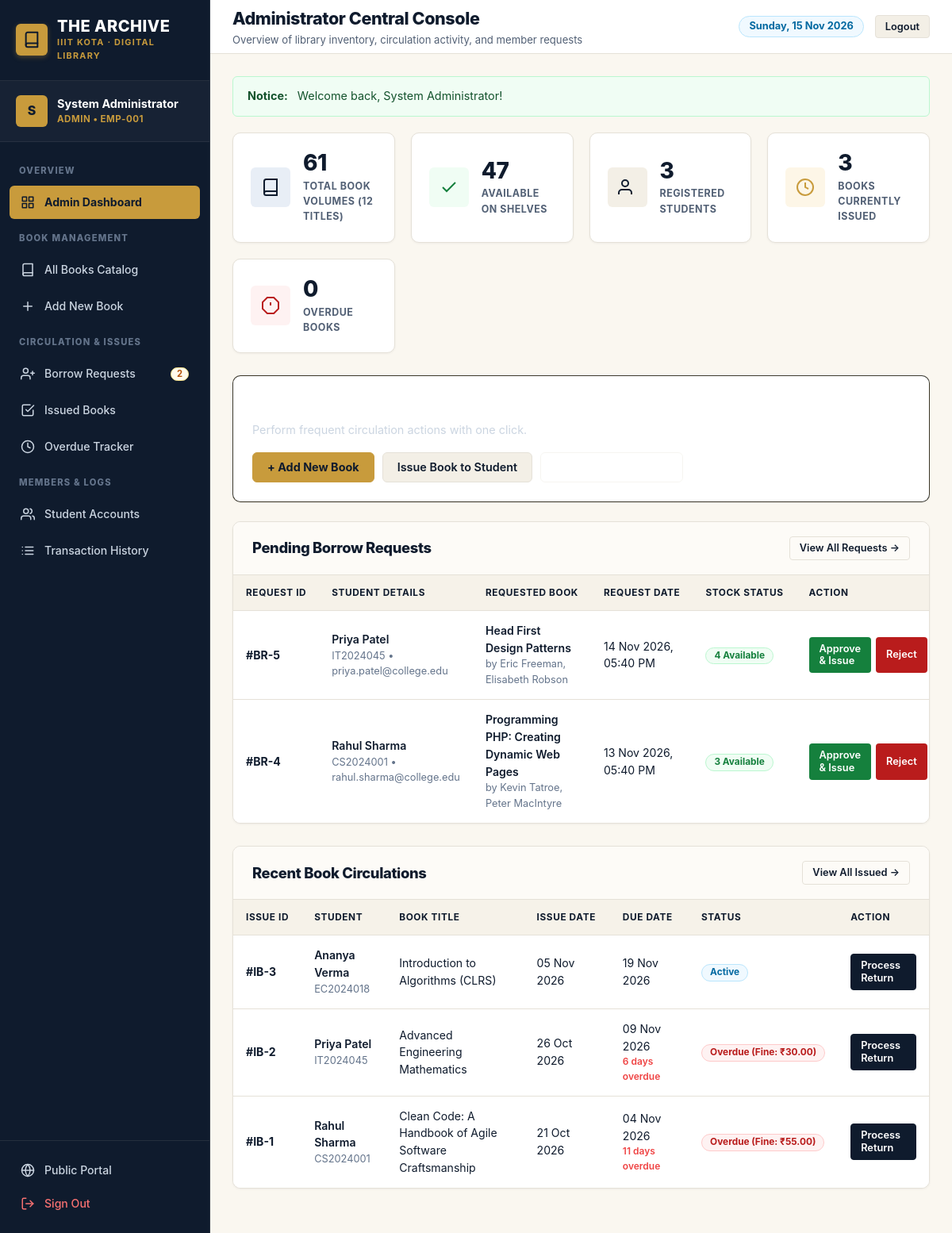
Page /admin/dashboard.php (signed in) on the committed database.
### tables this page shows
CREATE TABLE `borrow_requests` (
  `id` INT AUTO_INCREMENT PRIMARY KEY,
  `user_id` INT NOT NULL,
  `book_id` INT NOT NULL,
  `request_date` TIMESTAMP DEFAULT CURRENT_TIMESTAMP,
  `status` ENUM('pending', 'approved', 'rejected') NOT NULL DEFAULT 'pending',
  `admin_notes` TEXT DEFAULT NULL,
  `updated_at` TIMESTAMP DEFAULT CURRENT_TIMESTAMP ON UPDATE CURRENT_TIMESTAMP,
  CONSTRAINT `fk_requests_user` FOREIGN KEY (`user_id`) REFERENCES `users` (`id`) ON DELETE CASCADE ON UPDATE CASCADE,
  CONSTRAINT `fk_requests_book` FOREIGN KEY (`book_id`) REFERENCES `books` (`id`) ON DELETE CASCADE ON UPDATE CASCADE
);

CREATE TABLE `users` (
  `id` INT AUTO_INCREMENT PRIMARY KEY,
  `full_name` VARCHAR(100) NOT NULL,
  `email` VARCHAR(100) NOT NULL UNIQUE,
  `password` VARCHAR(255) NOT NULL,
  `phone` VARCHAR(20) DEFAULT NULL,
  `student_id_number` VARCHAR(50) DEFAULT NULL,
  `role` ENUM('admin', 'student') NOT NULL DEFAULT 'student',
  `status` ENUM('active', 'inactive') NOT NULL DEFAULT 'active',
  `created_at` TIMESTAMP DEFAULT CURRENT_TIMESTAMP,
  `updated_at` TIMESTAMP DEFAULT CURRENT_TIMESTAMP ON UPDATE CURRENT_TIMESTAMP
);

CREATE TABLE `books` (
  `id` INT AUTO_INCREMENT PRIMARY KEY,
  `isbn` VARCHAR(30) NOT NULL UNIQUE,
  `title` VARCHAR(255) NOT NULL,
  `author` VARCHAR(255) NOT NULL,
  `category_id` INT NOT NULL,
  `publisher` VARCHAR(255) DEFAULT NULL,
  `publication_year` INT DEFAULT NULL,
  `total_copies` INT NOT NULL DEFAULT 1,
  `available_copies` INT NOT NULL DEFAULT 1,
  `description` TEXT DEFAULT NULL,
  `cover_image` VARCHAR(255) DEFAULT NULL,
  `created_at` TIMESTAMP DEFAULT CURRENT_TIMESTAMP,
  `updated_at` TIMESTAMP DEFAULT CURRENT_TIMESTAMP ON UPDATE CURRENT_TIMESTAMP,
  CONSTRAINT `fk_books_category` FOREIGN KEY (`category_id`) REFERENCES `categories` (`id`) ON DELETE RESTRICT ON UPDATE CASCADE
);

CREATE TABLE `issued_books` (
  `id` INT AUTO_INCREMENT PRIMARY KEY,
  `borrow_request_id` INT DEFAULT NULL,
  `user_id` INT NOT NULL,
  `book_id` INT NOT NULL,
  `issue_date` DATE NOT NULL,
  `due_date` DATE NOT NULL,
  `return_date` DATE DEFAULT NULL,
  `status` ENUM('issued', 'returned', 'overdue') NOT NULL DEFAULT 'issued',
  `fine_amount` DECIMAL(8, 2) NOT NULL DEFAULT 0.00,
  `created_at` TIMESTAMP DEFAULT CURRENT_TIMESTAMP,
  CONSTRAINT `fk_issued_user` FOREIGN KEY (`user_id`) REFERENCES `users` (`id`) ON DELETE CASCADE ON UPDATE CASCADE,
  CONSTRAINT `fk_issued_book` FOREIGN KEY (`book_id`) REFERENCES `books` (`id`) ON DELETE CASCADE ON UPDATE CASCADE,
  CONSTRAINT `fk_issued_request` FOREIGN KEY (`borrow_request_id`) REFERENCES `borrow_requests` (`id`) ON DELETE SET NULL ON UPDATE CASCADE
);

### config/database.php (called while the page is built, shortened)
<?php
function e($value) {
    return htmlspecialchars($value ?? '', ENT_QUOTES, 'UTF-8');
}
function calculate_overdue_and_fine($due_date, $return_date = null) {
    $compare_date = $return_date ? new DateTime($return_date) : new DateTime('today');
    $due = new DateTime($due_date);
    if ($compare_date > $due) {
        $interval = $due->diff($compare_date);
        $days = (int)$interval->days;
        $fine = $days * FINE_PER_DAY;
        return [
            'days_overdue' => $days,
            'fine_amount' => $fine
        ];
    }
    return [
        'days_overdue' => 0,
        'fine_amount' => 0.00
    ];
}

### admin/dashboard.php (the view, shortened to what this page needs)
<?php
require_once __DIR__ . '/../config/database.php';
$conn = get_db_connection();
$total_copies = 0;
$available_copies = 0;
$total_titles = 0;
$res = $conn->query("SELECT SUM(total_copies) AS total_copies, SUM(available_copies) AS available_copies, COUNT(*) AS titles FROM books");
if ($res && $row = $res->fetch_assoc()) {
    $total_copies = (int)$row['total_copies'];
    $available_copies = (int)$row['available_copies'];
    $total_titles = (int)$row['titles'];
}
$total_students = 0;
$res = $conn->query("SELECT COUNT(*) AS total_students FROM users WHERE role = 'student'");
if ($res && $row = $res->fetch_assoc()) {
    $total_students = (int)$row['total_students'];
}
$currently_issued = 0;
$res = $conn->query("SELECT COUNT(*) AS issued_count FROM issued_books WHERE status IN ('issued', 'overdue')");
if ($res && $row = $res->fetch_assoc()) {
    $currently_issued = (int)$row['issued_count'];
}
$res = $conn->query("SELECT COUNT(*) AS overdue_count FROM issued_books WHERE status = 'issued' AND due_date < CURDATE()");
if ($res && $row = $res->fetch_assoc()) {
    $overdue_count = (int)$row['overdue_count'];
}
$pending_requests = 0;
$res = $conn->query("SELECT COUNT(*) AS pending_count FROM borrow_requests WHERE status = 'pending'");
if ($res && $row = $res->fetch_assoc()) {
    $pending_requests = (int)$row['pending_count'];
}
$recent_requests = [];
$req_query = "SELECT br.*, u.full_name, u.student_id_number, u.email, b.title, b.author, b.available_copies
              FROM borrow_requests br
              JOIN users u ON br.user_id = u.id
              JOIN books b ON br.book_id = b.id
              WHERE br.status = 'pending'
              ORDER BY br.request_date DESC
              LIMIT 5";
$res = $conn->query($req_query);
if ($res) {
    while ($row = $res->fetch_assoc()) {
        $recent_requests[] = $row;
    }
}
$recent_issued = [];
$iss_query = "SELECT ib.*, u.full_name, u.student_id_number, b.title, b.author
              FROM issued_books ib
              JOIN users u ON ib.user_id = u.id
              JOIN books b ON ib.book_id = b.id
              WHERE ib.status IN ('issued', 'overdue')
              ORDER BY ib.issue_date DESC
              LIMIT 5";
$res = $conn->query($iss_query);
if ($res) {
    while ($row = $res->fetch_assoc()) {
        $recent_issued[] = $row;
    }
}
require __DIR__ . '/../includes/header.php';
?>
<div class="stats-grid">
  <div class="stat-card">
    <div class="stat-card-icon icon-blue">
      <svg viewBox="0 0 24 24" fill="none" stroke="currentColor" stroke-width="2"><path d="M4 19.5A2.5 2.5 0 0 1 6.5 17H20"></path><path d="M6.5 2H20v20H6.5A2.5 2.5 0 0 1 4 19.5v-15A2.5 2.5 0 0 1 6.5 2z"></path></svg>
    </div>
    <div class="stat-card-data">
      <h3><?= number_format($total_copies) ?></h3>
      <p>Total Book Volumes (<?= $total_titles ?> Titles)</p>
    </div>
  </div>
  <div class="stat-card">
    <div class="stat-card-icon icon-emerald">
      <svg viewBox="0 0 24 24" fill="none" stroke="currentColor" stroke-width="2"><polyline points="20 6 9 17 4 12"></polyline></svg>
    </div>
    <div class="stat-card-data">
      <h3><?= number_format($available_copies) ?></h3>
      <p>Available on Shelves</p>
    </div>
  </div>
  <div class="stat-card">
    <div class="stat-card-icon icon-purple">
      <svg viewBox="0 0 24 24" fill="none" stroke="currentColor" stroke-width="2"><path d="M17 21v-2a4 4 0 0 0-4-4H5a4 4 0 0 0-4 4v2"></path><circle cx="9" cy="7" r="4"></circle></svg>
    </div>
    <div class="stat-card-data">
      <h3><?= number_format($total_students) ?></h3>
      <p>Registered Students</p>
    </div>
  </div>
  <div class="stat-card">
    <div class="stat-card-icon icon-amber">
      <svg viewBox="0 0 24 24" fill="none" stroke="currentColor" stroke-width="2"><circle cx="12" cy="12" r="10"></circle><polyline points="12 6 12 12 16 14"></polyline></svg>
    </div>
    <div class="stat-card-data">
      <h3><?= number_format($currently_issued) ?></h3>
      <p>Books Currently Issued</p>
    </div>
  </div>
  <div class="stat-card">
    <div class="stat-card-icon icon-rose">
      <svg viewBox="0 0 24 24" fill="none" stroke="currentColor" stroke-width="2"><polygon points="7.86 2 16.14 2 22 7.86 22 16.14 16.14 22 7.86 22 2 16.14 2 7.86 7.86 2"></polygon><line x1="12" y1="8" x2="12" y2="12"></line><line x1="12" y1="16" x2="12.01" y2="16"></line></svg>
    </div>
    <div class="stat-card-data">
      <h3><?= number_format($overdue_count) ?></h3>
      <p>Overdue Books</p>
    </div>
  </div>
</div>
<div class="content-card" style="margin-bottom: 24px; background: linear-gradient(135deg, #09111c, #0f1b2d); color: #fff; border: 1px solid rgba(200, 155, 60, 0.25);">
  <div class="card-body" style="display: flex; align-items: center; justify-content: space-between; flex-wrap: wrap; gap: 16px;">
    <div>
      <h3 style="color: #fff; margin-bottom: 4px;">Quick Administrative Tasks</h3>
      <p style="color: #cbd5e1; font-size: 0.9rem;">Perform frequent circulation actions with one click.</p>
    </div>
    <div style="display: flex; gap: 10px; flex-wrap: wrap;">
      <a href="add_book.php" class="btn btn-gold">+ Add New Book</a>
      <a href="issue_book.php" class="btn btn-secondary">Issue Book to Student</a>
      <a href="borrow_requests.php" class="btn btn-outline">Review Requests (<?= $pending_requests ?>)</a>
    </div>
  </div>
</div>
<div class="content-card">
  <div class="card-header">
    <h2>Pending Borrow Requests</h2>
    <a href="borrow_requests.php" class="btn btn-sm btn-outline-primary">View All Requests &rarr;</a>
  </div>
  <div class="table-responsive">
    <table class="data-table">
      <thead>
        <tr>
          <th>Request ID</th>
          <th>Student Details</th>
          <th>Requested Book</th>
          <th>Request Date</th>
          <th>Stock Status</th>
          <th>Action</th>
        </tr>
      </thead>
      <tbody>
        <?php if (empty($recent_requests)): ?>
          <tr>
            <td colspan="6" style="text-align: center; padding: 32px; color: #64748b;">
              No pending borrow requests right now. All requests are up to date!
            </td>
          </tr>
        <?php else: ?>
          <?php foreach ($recent_requests as $req): ?>
            <tr>
              <td><strong>#BR-<?= $req['id'] ?></strong></td>
              <td>
                <div style="font-weight: 600;"><?= e($req['full_name']) ?></div>
                <div style="font-size: 0.8rem; color: #64748b;"><?= e($req['student_id_number']) ?> &bull; <?= e($req['email']) ?></div>
              </td>
              <td>
                <div style="font-weight: 600;"><?= e($req['title']) ?></div>
                <div style="font-size: 0.8rem; color: #64748b;">by <?= e($req['author']) ?></div>
              </td>
              <td><?= date('d M Y, h:i A', strtotime($req['request_date'])) ?></td>
              <td>
                <?php if ($req['available_copies'] > 0): ?>
                  <span class="badge badge-success"><?= $req['available_copies'] ?> Available</span>
                <?php else: ?>
                  <span class="badge badge-danger">Out of Stock</span>
                <?php endif; ?>
              </td>
              <td>
                <div style="display: flex; gap: 6px;">
                  <?php if ($req['available_copies'] > 0): ?>
                    <a href="borrow_requests.php?action=approve&id=<?= $req['id'] ?>" class="btn btn-sm btn-success" onclick="return confirm('Approve request and issue this book?');">
                      Approve & Issue
                    </a>
                  <?php else: ?>
                    <button class="btn btn-sm btn-secondary" disabled title="No copies available">No Stock</button>
                  <?php endif; ?>
                  <a href="borrow_requests.php?action=reject&id=<?= $req['id'] ?>" class="btn btn-sm btn-danger" onclick="return confirm('Reject this request?');">
                    Reject
                  </a>
                </div>
              </td>
            </tr>
          <?php endforeach; ?>
        <?php endif; ?>
      </tbody>
    </table>
  </div>
</div>
<div class="content-card">
  <div class="card-header">
    <h2>Recent Book Circulations</h2>
    <a href="issued_books.php" class="btn btn-sm btn-outline-primary">View All Issued &rarr;</a>
  </div>
  <div class="table-responsive">
    <table class="data-table">
      <thead>
        <tr>
          <th>Issue ID</th>
          <th>Student</th>
          <th>Book Title</th>
          <th>Issue Date</th>
          <th>Due Date</th>
          <th>Status</th>
          <th>Action</th>
        </tr>
      </thead>
      <tbody>
        <?php if (empty($recent_issued)): ?>
          <tr>
            <td colspan="7" style="text-align: center; padding: 32px; color: #64748b;">
              No books currently on loan.
            </td>
          </tr>
        <?php else: ?>
          <?php foreach ($recent_issued as $iss): ?>
            <?php
              $is_overdue = (strtotime($iss['due_date']) < strtotime(date('Y-m-d')));
              $overdue_info = calculate_overdue_and_fine($iss['due_date']);
            ?>
            <tr>
              <td><strong>#IB-<?= $iss['id'] ?></strong></td>
              <td>
                <div style="font-weight: 600;"><?= e($iss['full_name']) ?></div>
                <div style="font-size: 0.8rem; color: #64748b;"><?= e($iss['student_id_number']) ?></div>
              </td>
              <td><?= e($iss['title']) ?></td>
              <td><?= date('d M Y', strtotime($iss['issue_date'])) ?></td>
              <td>
                <?= date('d M Y', strtotime($iss['due_date'])) ?>
                <?php if ($is_overdue): ?>
                  <div style="font-size: 0.75rem; color: #ef4444; font-weight: 600;">
                    <?= $overdue_info['days_overdue'] ?> days overdue
                  </div>
                <?php endif; ?>
              </td>
              <td>
                <?php if ($is_overdue): ?>
                  <span class="badge badge-danger">Overdue (Fine: ₹<?= number_format($overdue_info['fine_amount'], 2) ?>)</span>
                <?php else: ?>
                  <span class="badge badge-info">Active</span>
                <?php endif; ?>
              </td>
              <td>
                <a href="return_book.php?id=<?= $iss['id'] ?>" class="btn btn-sm btn-primary">
                  Process Return
                </a>
              </td>
            </tr>
          <?php endforeach; ?>
        <?php endif; ?>
      </tbody>
    </table>
  </div>
</div>
<?php require __DIR__ . '/../includes/footer.php'; ?>

### rows in the picture
borrow_requests: id "5", user.full_name "Priya Patel", user.student_id_number "IT2024045", user.email "priya.patel@college.edu", book.title "Head First Design Patterns", book.author "Eric Freeman, Elisabeth Robson", request_date "14 Nov 2026, 05:40 PM", book.available_copies "4"
borrow_requests: id "4", user.full_name "Rahul Sharma", user.student_id_number "CS2024001", user.email "rahul.sharma@college.edu", book.title "Programming PHP: Creating Dynamic Web Pages", book.author "Kevin Tatroe, Peter MacIntyre", request_date "13 Nov 2026, 05:40 PM", book.available_copies "3"
issued_books: id "3", user.full_name "Ananya Verma", user.student_id_number "EC2024018", book.title "Introduction to Algorithms (CLRS)", issue_date "05 Nov 2026", due_date "19 Nov 2026", shows "Active"
issued_books: id "2", user.full_name "Priya Patel", user.student_id_number "IT2024045", book.title "Advanced Engineering Mathematics", issue_date "26 Oct 2026", due_date "09 Nov 2026", due_date "6", due_date "30.00"
issued_books: id "1", user.full_name "Rahul Sharma", user.student_id_number "CS2024001", book.title "Clean Code: A Handbook of Agile Software Craftsmanship", issue_date "21 Oct 2026", due_date "04 Nov 2026", due_date "11", due_date "55.00"

### other values in the picture
substr($user['full_name'] ?? 'U', 0, 1) "S"
$user['full_name'] "System Administrator"
$user['role'] "ADMIN"
$user['student_id'] "EMP-001"
$pending_requests_count "2"
$header_title "Administrator Central Console"
$header_subtitle "Overview of library inventory, circulation activity, and member requests"
$message "Welcome back, System Administrator!"
$total_copies "61"
$total_titles "12"
$available_copies "47"
$total_students "3"
$currently_issued "3"
$overdue_count "0"
